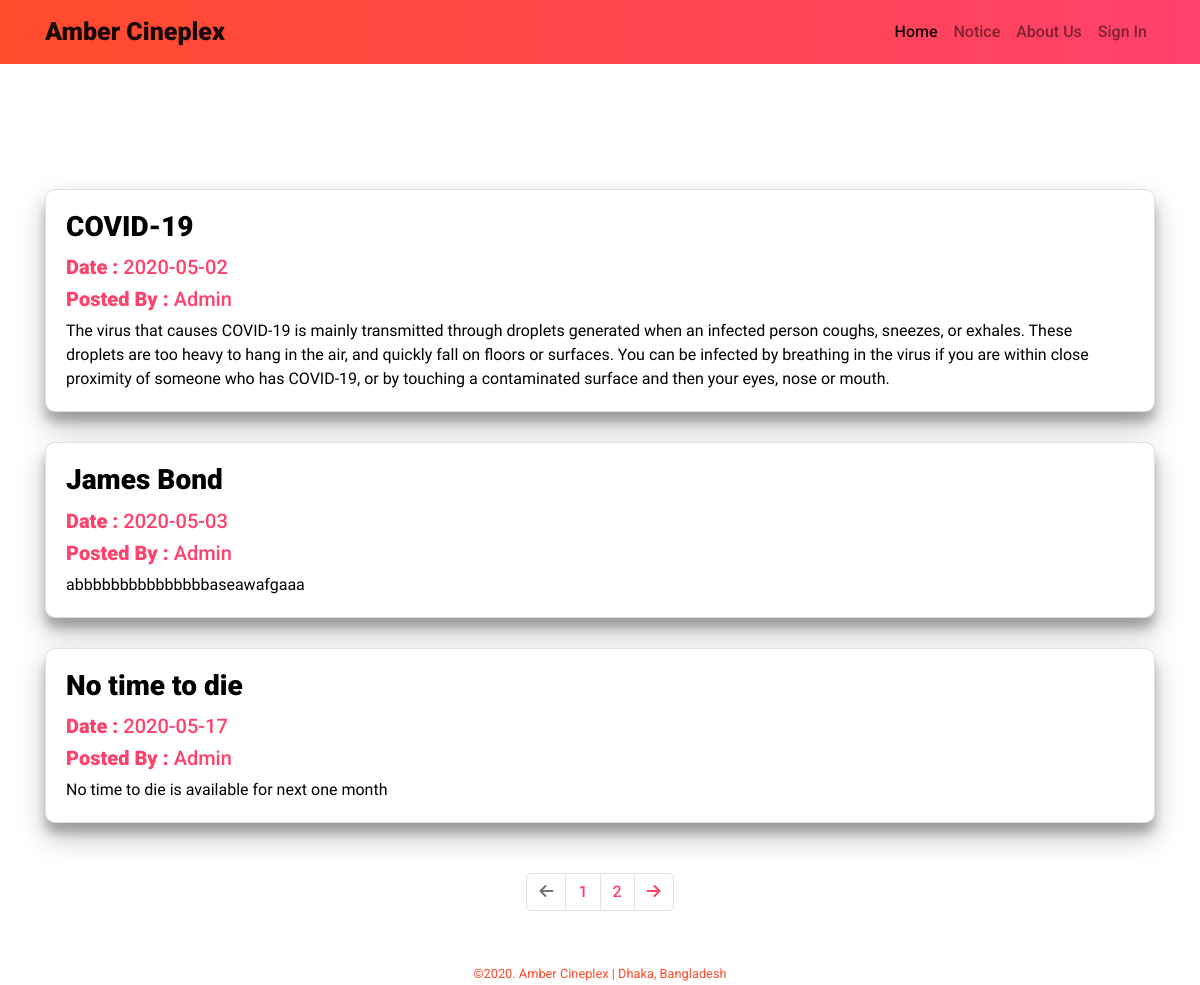
Page /notice.php on the committed database.
### tables this page shows
CREATE TABLE `notice` (
  `id` int(10) NOT NULL,
  `post_by` varchar(60) NOT NULL,
  `date` date NOT NULL,
  `title` varchar(100) NOT NULL,
  `post_details` text NOT NULL
);

### notice.php (the view, shortened to what this page needs)
<?php
$conn = OpenCon();
$limit = 3;
$page = isset($_GET['page']) ? $_GET['page'] : 1;
$start = ($page - 1) * $limit;
$sql = "SELECT * FROM notice limit $start, $limit";
$result = mysqli_query($conn, $sql);
$sqlCount = "SELECT count(id) AS id FROM notice";
$resultCount = mysqli_query($conn, $sqlCount);
$noticeCount = $resultCount->fetch_all(MYSQLI_ASSOC);
$total = $noticeCount[0]['id'];
$pages = ceil($total / $limit);
$Previous = $page - 1;
$Next = $page + 1;
?>
<!DOCTYPE html>
<html lang="en">
<head>
    <link rel="stylesheet" href="https://stackpath.bootstrapcdn.com/bootstrap/4.4.1/css/bootstrap.min.css">
    <link rel="stylesheet" href="bootstrap/css/bootstrap.min.css">
    <link rel="stylesheet" href="style.css">
    <link rel="stylesheet" href="profile.css">
    <link rel="stylesheet" href="purchase.css">
</head>
<body>
<nav class="navbar navbar-expand-lg navbar-light bg-light  theme-bg">
  <div class="container">
            <a class="navbar-brand" href="index.php">Amber Cineplex</a>
            <div class="collapse navbar-collapse justify-content-end" id="navbarNavAltMarkup">
                <div class="navbar-nav">
                    <a class="nav-item nav-link active" href="index.php">Home <span class="sr-only">(current)</span></a>
                    <a class="nav-item nav-link" href="notice.php">Notice</a>
                    <a class="nav-item nav-link" href="contactUs.php">About Us</a>
                    <?php
                    if (!isset($_SESSION["username"])) {
                        echo '<a class="nav-item nav-link" href="login.php">Sign In</a>';
                    }
                    ?>
                </div>
            </div>
        </div>
</nav>
    <div class="container carousel-container ">
        <?php
        while ($row = mysqli_fetch_assoc($result)) {
            echo '
            <div  class="card notice-card">
                <div  class="card-body">
                <h3 class="card-title">' . $row['title'] . '</h3>
                <h5 class="card-text"><b>Date : </b>' . $row['date'] . '</h5>
                <h5 class="card-text"><b>Posted By : </b>' . $row['post_by'] . '</h5>
                <p class="card-text">' . $row['post_details'] . '</p>';
            echo '
                </div>
                </div>
            ';
        }
        ?>
    </div>
    <nav aria-label="Page navigation example pagination-style">
        <ul class="pagination justify-content-center">
            <li class="page-item <?php if($page==1){
                echo 'disabled';
            }?>">
                <a class="page-link" href="notice.php?page=<?= $Previous; ?>" tabindex="-1" aria-disabled="true"><i class="fas fa-arrow-left"></i></a>
            </li>
            <?php for ($i = 1; $i <= $pages; $i++) {
                echo '<li class="page-item"><a class="page-link" href="notice.php?page=' . $i . '">' . $i . '</a></li>';
            } ?>
            <li class="page-item <?php if($page==$pages){
                echo 'disabled';
            }?>">
                <a class="page-link" href="notice.php?page=<?= $Next; ?>"><i class="fas fa-arrow-right"></i></a>
            </li>
        </ul>
    </nav>
    <footer>
        <small>©2020. Amber Cineplex | Dhaka, Bangladesh</small>
    </footer>
</body>
</html>

### style.css (style rules this page uses)
body { margin: 0; padding: 0; background-color: white; color: #ff416c; font-family: "Roboto", sans-serif; font-weight: 500; }
h3 { font-family: "Roboto", sans-serif; font-weight: 900; }
p { font-family: "Raleway", sans-serif; font-weight: 300; color: black; }
b { font-weight: 900; }
a { text-decoration: none !important; }
.card { border-radius: 10px; margin-bottom: 30px; }
.notice-card { box-shadow: 0 14px 28px rgba(0, 0, 0, 0.25), 0 10px 10px rgba(0, 0, 0, 0.22); }
.theme-bg { background: #ff416c; background: -webkit-linear-gradient(to right, #ff4b2b, #ff416c); background: linear-gradient(to right, #ff4b2b, #ff416c); }
.navbar-brand { color: white; font-weight: 900; font-size: 25px; }
.nav-link { color: white; }
.carousel-container { margin-top: 125px; border-radius: 10px; }
footer { text-align: center; color: #ff4b2b; }
.card-title { color: black; }
.page-link { color: #ff416c; }
.pagination { margin-top: 50px; margin-bottom: 50px; }
.nav-link { color: #ff416c; }

### rows in the picture
notice: title "COVID-19", date "2020-05-02", post_by "Admin", post_details "The virus that causes COVID-19 is mainly transmitted through droplets generated when an infected person coughs, sneezes, or exhales. These droplets are too heavy to hang in the air, and quickly fall on floors or surfaces. You can be infected by breathing in the virus if you are within close proximity of someone who has COVID-19, or by touching a contaminated surface and then your eyes, nose or mouth."
notice: title "James Bond", date "2020-05-03", post_by "Admin", post_details "abbbbbbbbbbbbbbbaseawafgaaa"
notice: title "No time to die", date "2020-05-17", post_by "Admin", post_details "No time to die is available for next one month"
